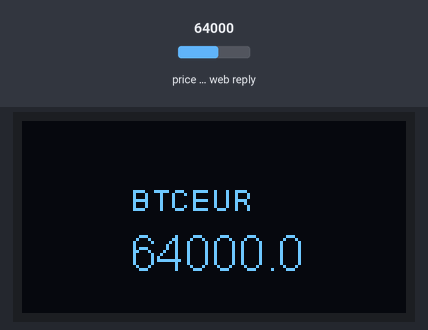
The sketch below on a simulated ESP8266 (NodeMCU). On the bench: 128×64 one-colour display. The inputs (shaded band) are chosen by the test bench; at power-on: price in the web reply 64000. WiFi joins after 1.5 s; servers stay silent unless stated; web services answer with replies made up by the test bench; what the sketch prints to the serial monitor is not drawn.

Above: at 3.5 s.
3.6 s: price in the web reply set to 21580
At 10.4 s:
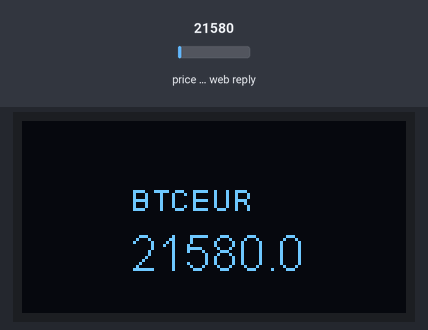
10.9 s: price in the web reply set to 39750
At 17.1 s:
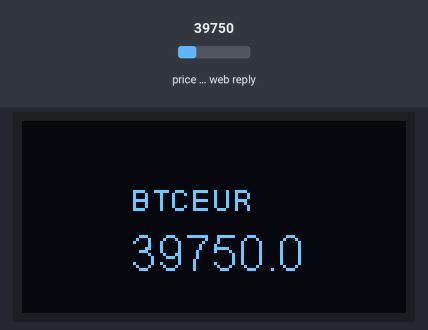
18.2 s: price in the web reply set to 59500
At 22.6 s:
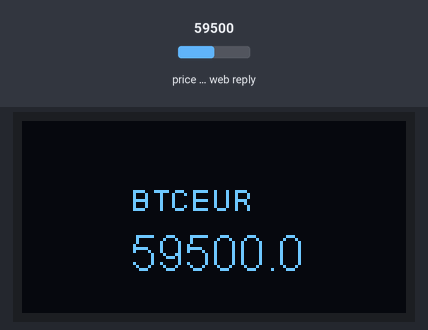
Timing chart, 0 to 24.1 s (numbered marks = the images above; inputs shaded):
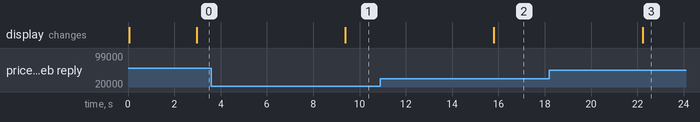

The sketch:

bitcoin_ticker_binance.ino
```cpp
// Libraries
#include <ESP8266WiFi.h>
#include <ArduinoJson.h>
#include "SH1106Wire.h"
#include "OLEDDisplayUi.h"
#include <Wire.h>
#include <WiFiClientSecure.h>

//Declare display with I2C protocol and connections on ESP2866
SH1106Wire display(0x3c, D5, D3);

// Display Settings
const int I2C_DISPLAY_ADDRESS = 0x3c;
#if defined(ESP8266)
const int SDA_PIN = D5;
const int SDC_PIN = D4;
const int DH1 = D5;
#else
const int SDA_PIN = 4; //D3;
const int SDC_PIN = 5; //D5;
const int DH1 = 14;
#endif

// WiFi settings
const char* ssid     = "ssid";
const char* password = "password";
const int httpsPort = 443;

// API server
const char* host = "api.binance.com";


void setup() {

  // Serial
  Serial.begin(115200);
  delay(10);

  // Initialize display
  display.init();
  display.flipScreenVertically();
  display.clear();
  display.display();

  // Set font
  display.setFont(ArialMT_Plain_10);
  //Write "loading..." at x 41 y 25
  display.drawString(41, 25, "loading...");
  display.display();

  // We start by connecting to a WiFi network
  Serial.println();
  Serial.println();
  Serial.print("Connecting to ");
  Serial.println(ssid);
  WiFi.mode(WIFI_STA);
  WiFi.begin(ssid, password);

  while (WiFi.status() != WL_CONNECTED) {
    delay(500);
    Serial.print(".");
  }

  Serial.println("");
  Serial.println("WiFi connected");
  Serial.println("IP address: ");
  Serial.println(WiFi.localIP());

}


void loop() {

  // Connect to API
  Serial.print("connecting to ");
  Serial.println(host);

  // Use WiFiClientSecure class to create safe connections
  WiFiClientSecure client;

  if (!client.connect(host, httpsPort)) {
    Serial.println("connection failed");
    return;
  }

  //URI for the request with attribute for the correct rate
  String url = "/api/v3/ticker/price?symbol=BTCEUR";

  Serial.print("Requesting URL: ");
  Serial.println(url);

  // This will send the request to the server and set the user agent
  client.print(String("GET ") + url + " HTTP/1.1\r\n" +
               "Host: " + host + "\r\n" +
               "User-Agent: BuildFailureDetectorESP8266\r\n" +
               "Connection: close\r\n\r\n");
  Serial.println("request sent");

  delay(100);

  // Read all the lines of the reply from server and print them to Serial

  while (client.connected()) {
    String line = client.readStringUntil('\n');
    if (line == "\r") {
      Serial.println("headers received");
      break;
    }
    //answer += line;
  }
  String line = client.readStringUntil('\n');
  client.stop();
  Serial.println();
  Serial.println("closing connection");

  // Process answer
  Serial.println();
  Serial.println("Answer: ");
  Serial.println(line);

  // Convert to JSON
  String jsonAnswer;
  int jsonIndex;
  String answer;

  for (int i = 0; i < line.length(); i++) {
    if (line[i] == '{') {
      jsonIndex = i;
      break;
    }

  }

  // Get JSON data
  jsonAnswer = line.substring(jsonIndex);
  Serial.println();
  Serial.println("JSON answer: ");
  Serial.println(jsonAnswer);
  jsonAnswer.trim();

  // Get rate as float
  int rateIndex = jsonAnswer.indexOf("price");  //this read after the word "price"
  String priceString = jsonAnswer.substring(rateIndex + 8, rateIndex + 15); //this instead memorize all the data from of the price 8 spaces to 15 spaces from the word "price"
  priceString.trim();
  float price = priceString.toFloat();

  // Print price
  Serial.println();
  Serial.println("Bitcoin price: ");
  Serial.println(price);

  // Display on OLED
  display.clear();
  display.setFont(ArialMT_Plain_10);
  String btc = "BTCEUR";
  display.drawString(36, 20, btc);
  display.setFont(ArialMT_Plain_16);
  //Write the value of priceString
  display.drawString(36, 35, priceString);

//display on the OLED, without this you won't see anything on the oled
  display.display();

  // Wait 5 seconds
  delay(5000);
}
```

Measured:
- after the input at 3.6 s, the display: changes after 5.8 s (image 1)
- after the input at 10.9 s, the display: changes after 4.9 s (image 2)
- after the input at 18.2 s, the display: changes after 4.0 s (image 3)
